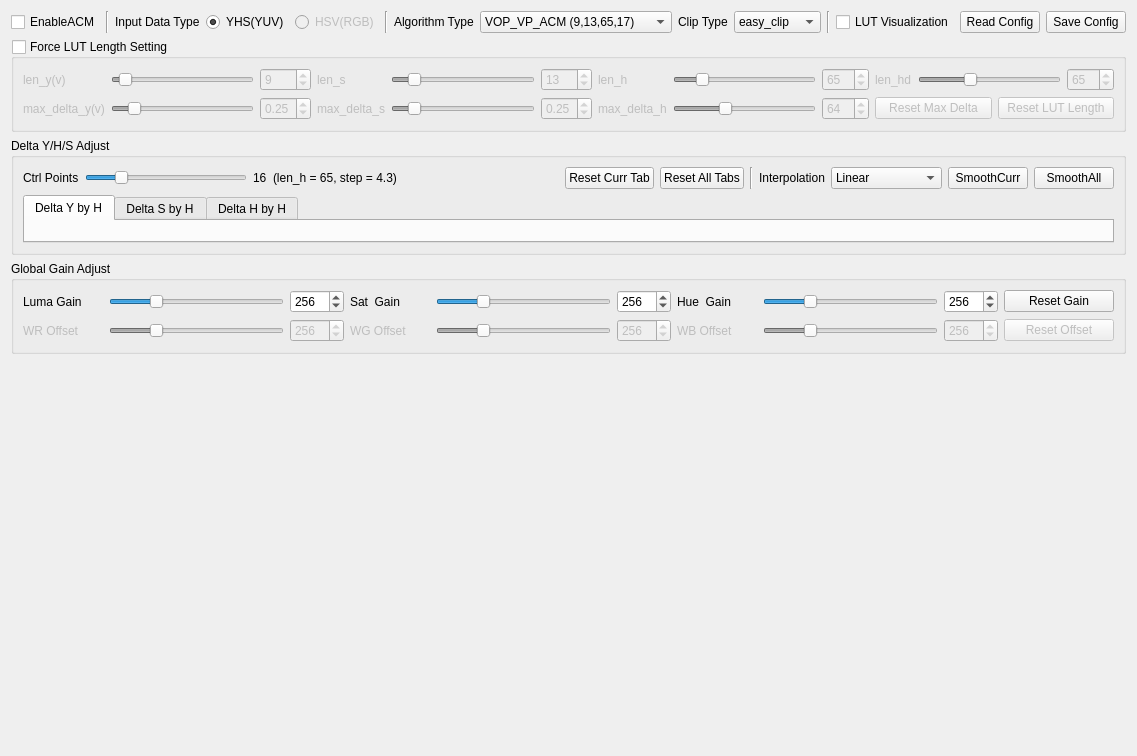
<?xml version="1.0" encoding="UTF-8"?>
<ui version="4.0">
 <class>AcmUiWidget</class>
 <widget class="QWidget" name="AcmUiWidget">
  <property name="geometry">
   <rect>
    <x>0</x>
    <y>0</y>
    <width>1131</width>
    <height>756</height>
   </rect>
  </property>
  <property name="windowTitle">
   <string>ACM Config</string>
  </property>
  <layout class="QVBoxLayout" name="verticalLayout">
   <item>
    <layout class="QHBoxLayout" name="horizontalLayout_algo">
     <item>
      <widget class="QCheckBox" name="checkBox_enable_acm">
       <property name="text">
        <string>EnableACM</string>
       </property>
      </widget>
     </item>
     <item>
      <widget class="Line" name="line">
       <property name="orientation">
        <enum>Qt::Orientation::Vertical</enum>
       </property>
      </widget>
     </item>
     <item>
      <widget class="QLabel" name="label_acm_colorspace">
       <property name="text">
        <string>Input Data Type</string>
       </property>
      </widget>
     </item>
     <item>
      <widget class="QRadioButton" name="radioButton_colorspace_yhs">
       <property name="text">
        <string>YHS(YUV)</string>
       </property>
       <property name="checked">
        <bool>true</bool>
       </property>
      </widget>
     </item>
     <item>
      <widget class="QRadioButton" name="radioButton_colorspace_hsv">
       <property name="enabled">
        <bool>false</bool>
       </property>
       <property name="text">
        <string>HSV(RGB)</string>
       </property>
      </widget>
     </item>
     <item>
      <widget class="Line" name="line_2">
       <property name="orientation">
        <enum>Qt::Orientation::Vertical</enum>
       </property>
      </widget>
     </item>
     <item>
      <widget class="QLabel" name="label_algo_type">
       <property name="text">
        <string>Algorithm Type</string>
       </property>
      </widget>
     </item>
     <item>
      <widget class="QComboBox" name="comboBox_algo_type">
       <item>
        <property name="text">
         <string>VOP_VP_ACM (9,13,65,17)</string>
        </property>
       </item>
       <item>
        <property name="text">
         <string>SW_ACM (9,13,65,65)</string>
        </property>
       </item>
       <item>
        <property name="text">
         <string>EVIDEO_ACM (9,13,65,65)</string>
        </property>
       </item>
       <item>
        <property name="text">
         <string>SW_ACM_VARIANT (custom)</string>
        </property>
       </item>
      </widget>
     </item>
     <item>
      <widget class="QLabel" name="label_clip_type">
       <property name="text">
        <string>Clip Type</string>
       </property>
      </widget>
     </item>
     <item>
      <widget class="QComboBox" name="comboBox_clip_type">
       <item>
        <property name="text">
         <string>easy_clip</string>
        </property>
       </item>
       <item>
        <property name="text">
         <string>radial_clip</string>
        </property>
       </item>
       <item>
        <property name="text">
         <string>luma_clip</string>
        </property>
       </item>
      </widget>
     </item>
     <item>
      <spacer name="horizontalSpacer_algo">
       <property name="orientation">
        <enum>Qt::Orientation::Horizontal</enum>
       </property>
       <property name="sizeHint" stdset="0">
        <size>
         <width>40</width>
         <height>20</height>
        </size>
       </property>
      </spacer>
     </item>
     <item>
      <widget class="Line" name="line_3">
       <property name="orientation">
        <enum>Qt::Orientation::Vertical</enum>
       </property>
      </widget>
     </item>
     <item>
      <widget class="QCheckBox" name="checkBox_lut_visualization">
       <property name="text">
        <string>LUT Visualization</string>
       </property>
      </widget>
     </item>
     <item>
      <widget class="QPushButton" name="pushButton_read_config">
       <property name="text">
        <string>Read Config</string>
       </property>
      </widget>
     </item>
     <item>
      <widget class="QPushButton" name="pushButton_save_config">
       <property name="text">
        <string>Save Config</string>
       </property>
      </widget>
     </item>
    </layout>
   </item>
   <item>
    <widget class="QGroupBox" name="groupBox_lut_lengths">
     <property name="enabled">
      <bool>true</bool>
     </property>
     <property name="title">
      <string>Force LUT Length Setting</string>
     </property>
     <property name="checkable">
      <bool>true</bool>
     </property>
     <property name="checked">
      <bool>false</bool>
     </property>
     <layout class="QGridLayout" name="gridLayout_lut_lengths">
      <item row="1" column="6">
       <widget class="QLabel" name="label_max_delta_h">
        <property name="text">
         <string>max_delta_h</string>
        </property>
       </widget>
      </item>
      <item row="1" column="0">
       <widget class="QLabel" name="label_max_delta_y">
        <property name="text">
         <string>max_delta_y(v)</string>
        </property>
       </widget>
      </item>
      <item row="0" column="10">
       <widget class="QSlider" name="slider_len_h2">
        <property name="minimum">
         <number>2</number>
        </property>
        <property name="maximum">
         <number>180</number>
        </property>
        <property name="value">
         <number>65</number>
        </property>
        <property name="orientation">
         <enum>Qt::Orientation::Horizontal</enum>
        </property>
       </widget>
      </item>
      <item row="0" column="7">
       <widget class="QSlider" name="slider_len_h">
        <property name="minimum">
         <number>4</number>
        </property>
        <property name="maximum">
         <number>360</number>
        </property>
        <property name="value">
         <number>65</number>
        </property>
        <property name="orientation">
         <enum>Qt::Orientation::Horizontal</enum>
        </property>
       </widget>
      </item>
      <item row="0" column="2">
       <widget class="QSpinBox" name="spinBox_len_y">
        <property name="minimum">
         <number>2</number>
        </property>
        <property name="maximum">
         <number>128</number>
        </property>
        <property name="value">
         <number>9</number>
        </property>
       </widget>
      </item>
      <item row="0" column="3">
       <widget class="QLabel" name="label_len_s">
        <property name="text">
         <string>len_s</string>
        </property>
       </widget>
      </item>
      <item row="1" column="4">
       <widget class="QSlider" name="slider_max_delta_s">
        <property name="minimum">
         <number>0</number>
        </property>
        <property name="maximum">
         <number>200</number>
        </property>
        <property name="singleStep">
         <number>5</number>
        </property>
        <property name="value">
         <number>25</number>
        </property>
        <property name="orientation">
         <enum>Qt::Orientation::Horizontal</enum>
        </property>
       </widget>
      </item>
      <item row="0" column="8">
       <widget class="QSpinBox" name="spinBox_len_h">
        <property name="minimum">
         <number>4</number>
        </property>
        <property name="maximum">
         <number>360</number>
        </property>
        <property name="value">
         <number>65</number>
        </property>
       </widget>
      </item>
      <item row="0" column="9">
       <widget class="QLabel" name="label_len_h2">
        <property name="text">
         <string>len_hd</string>
        </property>
       </widget>
      </item>
      <item row="0" column="4">
       <widget class="QSlider" name="slider_len_s">
        <property name="minimum">
         <number>2</number>
        </property>
        <property name="maximum">
         <number>90</number>
        </property>
        <property name="value">
         <number>13</number>
        </property>
        <property name="orientation">
         <enum>Qt::Orientation::Horizontal</enum>
        </property>
       </widget>
      </item>
      <item row="1" column="8">
       <widget class="QSpinBox" name="spinBox_max_delta_h">
        <property name="minimum">
         <number>1</number>
        </property>
        <property name="maximum">
         <number>180</number>
        </property>
        <property name="value">
         <number>64</number>
        </property>
       </widget>
      </item>
      <item row="1" column="5">
       <widget class="QDoubleSpinBox" name="spinBox_max_delta_s">
        <property name="decimals">
         <number>2</number>
        </property>
        <property name="minimum">
         <double>0.000000000000000</double>
        </property>
        <property name="maximum">
         <double>2.000000000000000</double>
        </property>
        <property name="singleStep">
         <double>0.050000000000000</double>
        </property>
        <property name="value">
         <double>0.250000000000000</double>
        </property>
       </widget>
      </item>
      <item row="0" column="1">
       <widget class="QSlider" name="slider_len_y">
        <property name="minimum">
         <number>2</number>
        </property>
        <property name="maximum">
         <number>128</number>
        </property>
        <property name="value">
         <number>9</number>
        </property>
        <property name="orientation">
         <enum>Qt::Orientation::Horizontal</enum>
        </property>
       </widget>
      </item>
      <item row="1" column="1">
       <widget class="QSlider" name="slider_max_delta_y">
        <property name="minimum">
         <number>0</number>
        </property>
        <property name="maximum">
         <number>200</number>
        </property>
        <property name="singleStep">
         <number>5</number>
        </property>
        <property name="value">
         <number>25</number>
        </property>
        <property name="orientation">
         <enum>Qt::Orientation::Horizontal</enum>
        </property>
       </widget>
      </item>
      <item row="1" column="2">
       <widget class="QDoubleSpinBox" name="spinBox_max_delta_y">
        <property name="decimals">
         <number>2</number>
        </property>
        <property name="minimum">
         <double>0.000000000000000</double>
        </property>
        <property name="maximum">
         <double>2.000000000000000</double>
        </property>
        <property name="singleStep">
         <double>0.050000000000000</double>
        </property>
        <property name="value">
         <double>0.250000000000000</double>
        </property>
       </widget>
      </item>
      <item row="0" column="11">
       <widget class="QSpinBox" name="spinBox_len_h2">
        <property name="minimum">
         <number>2</number>
        </property>
        <property name="maximum">
         <number>180</number>
        </property>
        <property name="value">
         <number>65</number>
        </property>
       </widget>
      </item>
      <item row="0" column="6">
       <widget class="QLabel" name="label_len_h">
        <property name="text">
         <string>len_h</string>
        </property>
       </widget>
      </item>
      <item row="1" column="3">
       <widget class="QLabel" name="label_max_delta_s">
        <property name="text">
         <string>max_delta_s</string>
        </property>
       </widget>
      </item>
      <item row="1" column="7">
       <widget class="QSlider" name="slider_max_delta_h">
        <property name="minimum">
         <number>1</number>
        </property>
        <property name="maximum">
         <number>180</number>
        </property>
        <property name="singleStep">
         <number>1</number>
        </property>
        <property name="value">
         <number>64</number>
        </property>
        <property name="orientation">
         <enum>Qt::Orientation::Horizontal</enum>
        </property>
       </widget>
      </item>
      <item row="0" column="5">
       <widget class="QSpinBox" name="spinBox_len_s">
        <property name="minimum">
         <number>2</number>
        </property>
        <property name="maximum">
         <number>90</number>
        </property>
        <property name="value">
         <number>13</number>
        </property>
       </widget>
      </item>
      <item row="0" column="0">
       <widget class="QLabel" name="label_len_y">
        <property name="text">
         <string>len_y(v)</string>
        </property>
       </widget>
      </item>
      <item row="1" column="9" colspan="3">
       <layout class="QHBoxLayout" name="horizontalLayout_4" stretch="0,0">
        <item>
         <widget class="QPushButton" name="button_reset_max_delta">
          <property name="text">
           <string>Reset Max Delta</string>
          </property>
         </widget>
        </item>
        <item>
         <widget class="QPushButton" name="button_reset_lut_length">
          <property name="text">
           <string>Reset LUT Length</string>
          </property>
         </widget>
        </item>
       </layout>
      </item>
     </layout>
    </widget>
   </item>
   <item>
    <widget class="QGroupBox" name="groupBox_delta_editor">
     <property name="title">
      <string>Delta Y/H/S Adjust</string>
     </property>
     <layout class="QVBoxLayout" name="verticalLayout_delta_editor">
      <item>
       <layout class="QHBoxLayout" name="horizontalLayout_delta_tools">
        <item>
         <widget class="QLabel" name="label_ctrl_points">
          <property name="text">
           <string>Ctrl Points</string>
          </property>
         </widget>
        </item>
        <item>
         <widget class="QSlider" name="slider_ctrl_points">
          <property name="minimum">
           <number>4</number>
          </property>
          <property name="maximum">
           <number>64</number>
          </property>
          <property name="singleStep">
           <number>2</number>
          </property>
          <property name="pageStep">
           <number>2</number>
          </property>
          <property name="value">
           <number>16</number>
          </property>
          <property name="orientation">
           <enum>Qt::Orientation::Horizontal</enum>
          </property>
         </widget>
        </item>
        <item>
         <widget class="QLabel" name="label_ctrl_points_value">
          <property name="text">
           <string>16</string>
          </property>
         </widget>
        </item>
        <item>
         <widget class="QLabel" name="label_delta_hint">
          <property name="text">
           <string>(len_h = 65, step = 4.3)</string>
          </property>
         </widget>
        </item>
        <item>
         <spacer name="horizontalSpacer_algo_2">
          <property name="orientation">
           <enum>Qt::Orientation::Horizontal</enum>
          </property>
          <property name="sizeHint" stdset="0">
           <size>
            <width>40</width>
            <height>20</height>
           </size>
          </property>
         </spacer>
        </item>
        <item>
         <widget class="QPushButton" name="button_reset_curr">
          <property name="text">
           <string>Reset Curr Tab</string>
          </property>
         </widget>
        </item>
        <item>
         <widget class="QPushButton" name="button_reset_all">
          <property name="text">
           <string>Reset All Tabs</string>
          </property>
         </widget>
        </item>
        <item>
         <widget class="Line" name="line_4">
          <property name="orientation">
           <enum>Qt::Orientation::Vertical</enum>
          </property>
         </widget>
        </item>
        <item>
         <widget class="QLabel" name="label_interp_method">
          <property name="text">
           <string>Interpolation</string>
          </property>
         </widget>
        </item>
        <item>
         <widget class="QComboBox" name="comboBox_interp_method">
          <item>
           <property name="text">
            <string>Linear</string>
           </property>
          </item>
          <item>
           <property name="text">
            <string>Cubic</string>
           </property>
          </item>
          <item>
           <property name="text">
            <string>B-Spline</string>
           </property>
          </item>
          <item>
           <property name="text">
            <string>Poly-13</string>
           </property>
          </item>
          <item>
           <property name="text">
            <string>Savitzky-Golay</string>
           </property>
          </item>
         </widget>
        </item>
        <item>
         <widget class="QPushButton" name="button_smooth_curr">
          <property name="text">
           <string>SmoothCurr</string>
          </property>
         </widget>
        </item>
        <item>
         <widget class="QPushButton" name="button_smooth_all">
          <property name="text">
           <string>SmoothAll</string>
          </property>
         </widget>
        </item>
       </layout>
      </item>
      <item>
       <widget class="QTabWidget" name="tabWidget_delta">
        <property name="sizePolicy">
         <sizepolicy hsizetype="Preferred" vsizetype="Preferred">
          <horstretch>0</horstretch>
          <verstretch>0</verstretch>
         </sizepolicy>
        </property>
        <property name="currentIndex">
         <number>0</number>
        </property>
        <widget class="QWidget" name="tab_delta_y">
         <attribute name="title">
          <string>Delta Y by H</string>
         </attribute>
         <layout class="QVBoxLayout" name="verticalLayout_delta_y">
          <item>
           <widget class="QWidget" name="widget_delta_y_host" native="true"/>
          </item>
         </layout>
        </widget>
        <widget class="QWidget" name="tab_delta_s">
         <attribute name="title">
          <string>Delta S by H</string>
         </attribute>
         <layout class="QVBoxLayout" name="verticalLayout_delta_s">
          <item>
           <widget class="QWidget" name="widget_delta_s_host" native="true"/>
          </item>
         </layout>
        </widget>
        <widget class="QWidget" name="tab_delta_h">
         <attribute name="title">
          <string>Delta H by H</string>
         </attribute>
         <layout class="QVBoxLayout" name="verticalLayout_delta_h">
          <item>
           <widget class="QWidget" name="widget_delta_h_host" native="true"/>
          </item>
         </layout>
        </widget>
       </widget>
      </item>
     </layout>
    </widget>
   </item>
   <item>
    <widget class="QGroupBox" name="groupBox_global_gain">
     <property name="title">
      <string>Global Gain Adjust</string>
     </property>
     <layout class="QVBoxLayout" name="verticalLayout_2">
      <item>
       <layout class="QHBoxLayout" name="horizontalLayout_gains" stretch="0,1,0,0,1,0,0,1,0,0">
        <item>
         <widget class="QLabel" name="label_gain_y">
          <property name="minimumSize">
           <size>
            <width>80</width>
            <height>0</height>
           </size>
          </property>
          <property name="text">
           <string>Luma Gain</string>
          </property>
         </widget>
        </item>
        <item>
         <widget class="QSlider" name="slider_gain_y">
          <property name="maximum">
           <number>1023</number>
          </property>
          <property name="value">
           <number>256</number>
          </property>
          <property name="orientation">
           <enum>Qt::Orientation::Horizontal</enum>
          </property>
         </widget>
        </item>
        <item>
         <widget class="QSpinBox" name="spinBox_gain_y">
          <property name="maximum">
           <number>1023</number>
          </property>
          <property name="value">
           <number>256</number>
          </property>
         </widget>
        </item>
        <item>
         <widget class="QLabel" name="label_gain_s">
          <property name="minimumSize">
           <size>
            <width>80</width>
            <height>0</height>
           </size>
          </property>
          <property name="text">
           <string>Sat  Gain</string>
          </property>
         </widget>
        </item>
        <item>
         <widget class="QSlider" name="slider_gain_s">
          <property name="maximum">
           <number>1023</number>
          </property>
          <property name="value">
           <number>256</number>
          </property>
          <property name="orientation">
           <enum>Qt::Orientation::Horizontal</enum>
          </property>
         </widget>
        </item>
        <item>
         <widget class="QSpinBox" name="spinBox_gain_s">
          <property name="maximum">
           <number>1023</number>
          </property>
          <property name="value">
           <number>256</number>
          </property>
         </widget>
        </item>
        <item>
         <widget class="QLabel" name="label_gain_h">
          <property name="minimumSize">
           <size>
            <width>80</width>
            <height>0</height>
           </size>
          </property>
          <property name="text">
           <string>Hue  Gain</string>
          </property>
         </widget>
        </item>
        <item>
         <widget class="QSlider" name="slider_gain_h">
          <property name="maximum">
           <number>1023</number>
          </property>
          <property name="value">
           <number>256</number>
          </property>
          <property name="orientation">
           <enum>Qt::Orientation::Horizontal</enum>
          </property>
         </widget>
        </item>
        <item>
         <widget class="QSpinBox" name="spinBox_gain_h">
          <property name="maximum">
           <number>1023</number>
          </property>
          <property name="value">
           <number>256</number>
          </property>
         </widget>
        </item>
        <item>
         <widget class="QPushButton" name="button_reset_gain">
          <property name="minimumSize">
           <size>
            <width>110</width>
            <height>0</height>
           </size>
          </property>
          <property name="text">
           <string>Reset Gain</string>
          </property>
         </widget>
        </item>
       </layout>
      </item>
      <item>
       <layout class="QHBoxLayout" name="horizontalLayout_offsets" stretch="0,1,0,0,1,0,0,1,0,0">
        <item>
         <widget class="QLabel" name="label_offset_wr">
          <property name="enabled">
           <bool>false</bool>
          </property>
          <property name="minimumSize">
           <size>
            <width>80</width>
            <height>0</height>
           </size>
          </property>
          <property name="text">
           <string>WR Offset</string>
          </property>
         </widget>
        </item>
        <item>
         <widget class="QSlider" name="slider_offset_wr">
          <property name="enabled">
           <bool>false</bool>
          </property>
          <property name="maximum">
           <number>1023</number>
          </property>
          <property name="value">
           <number>256</number>
          </property>
          <property name="orientation">
           <enum>Qt::Orientation::Horizontal</enum>
          </property>
         </widget>
        </item>
        <item>
         <widget class="QSpinBox" name="spinBox_offset_wr">
          <property name="enabled">
           <bool>false</bool>
          </property>
          <property name="maximum">
           <number>1023</number>
          </property>
          <property name="value">
           <number>256</number>
          </property>
         </widget>
        </item>
        <item>
         <widget class="QLabel" name="label_offset_wg">
          <property name="enabled">
           <bool>false</bool>
          </property>
          <property name="minimumSize">
           <size>
            <width>80</width>
            <height>0</height>
           </size>
          </property>
          <property name="text">
           <string>WG Offset</string>
          </property>
         </widget>
        </item>
        <item>
         <widget class="QSlider" name="slider_offset_wg">
          <property name="enabled">
           <bool>false</bool>
          </property>
          <property name="maximum">
           <number>1023</number>
          </property>
          <property name="value">
           <number>256</number>
          </property>
          <property name="orientation">
           <enum>Qt::Orientation::Horizontal</enum>
          </property>
         </widget>
        </item>
        <item>
         <widget class="QSpinBox" name="spinBox_offset_wg">
          <property name="enabled">
           <bool>false</bool>
          </property>
          <property name="maximum">
           <number>1023</number>
          </property>
          <property name="value">
           <number>256</number>
          </property>
         </widget>
        </item>
        <item>
         <widget class="QLabel" name="label_offset_wb">
          <property name="enabled">
           <bool>false</bool>
          </property>
          <property name="minimumSize">
           <size>
            <width>80</width>
            <height>0</height>
           </size>
          </property>
          <property name="text">
           <string>WB Offset</string>
          </property>
         </widget>
        </item>
        <item>
         <widget class="QSlider" name="slider_offset_wb">
          <property name="enabled">
           <bool>false</bool>
          </property>
          <property name="maximum">
           <number>1023</number>
          </property>
          <property name="value">
           <number>256</number>
          </property>
          <property name="orientation">
           <enum>Qt::Orientation::Horizontal</enum>
          </property>
         </widget>
        </item>
        <item>
         <widget class="QSpinBox" name="spinBox_offset_wb">
          <property name="enabled">
           <bool>false</bool>
          </property>
          <property name="maximum">
           <number>1023</number>
          </property>
          <property name="value">
           <number>256</number>
          </property>
         </widget>
        </item>
        <item>
         <widget class="QPushButton" name="button_reset_offset">
          <property name="enabled">
           <bool>false</bool>
          </property>
          <property name="minimumSize">
           <size>
            <width>110</width>
            <height>0</height>
           </size>
          </property>
          <property name="text">
           <string>Reset Offset</string>
          </property>
         </widget>
        </item>
       </layout>
      </item>
     </layout>
    </widget>
   </item>
   <item>
    <spacer name="verticalSpacer">
     <property name="orientation">
      <enum>Qt::Orientation::Vertical</enum>
     </property>
     <property name="sizeHint" stdset="0">
      <size>
       <width>20</width>
       <height>40</height>
      </size>
     </property>
    </spacer>
   </item>
  </layout>
 </widget>
 <resources/>
 <connections/>
</ui>
